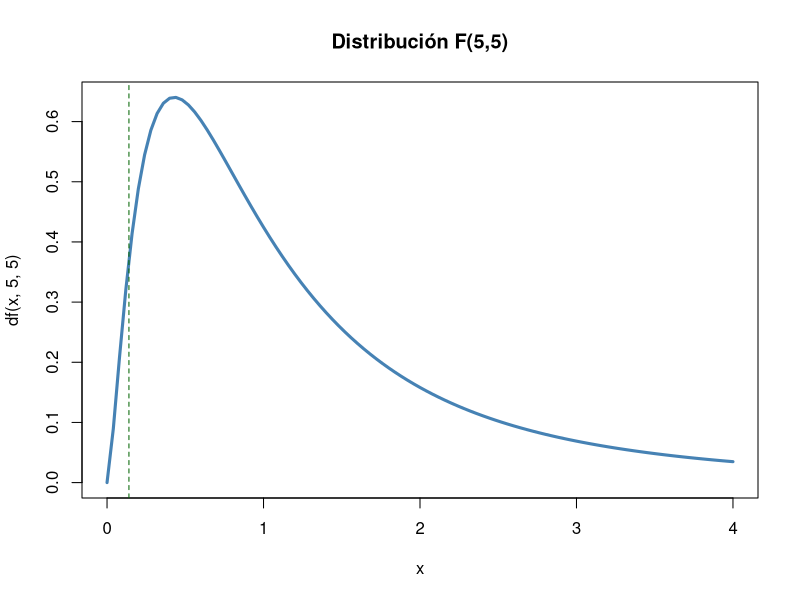
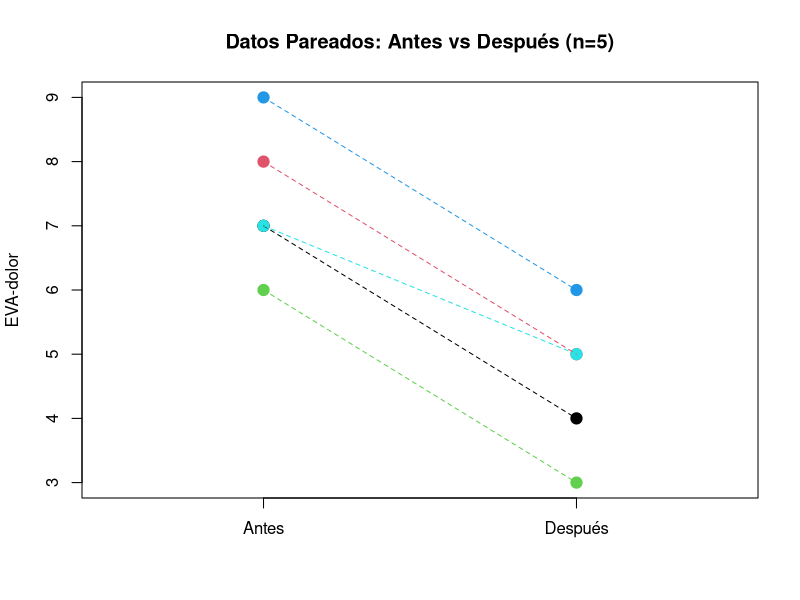
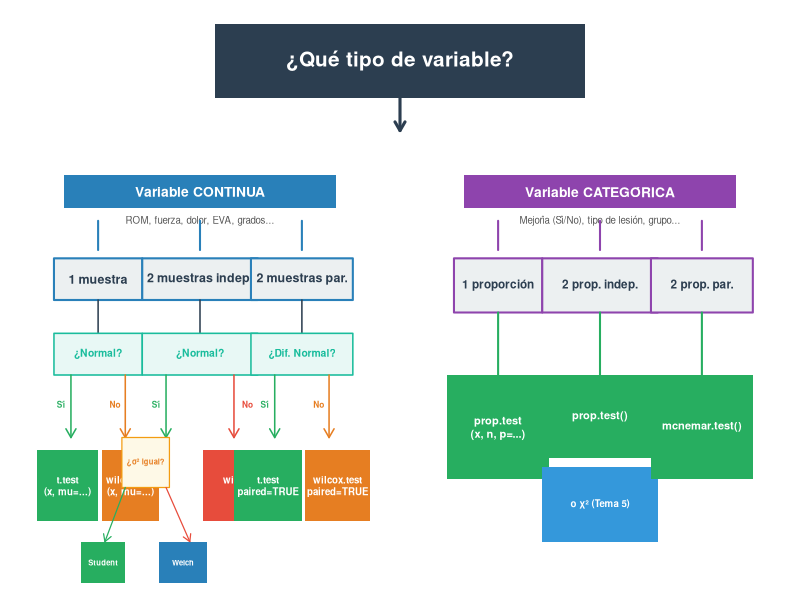
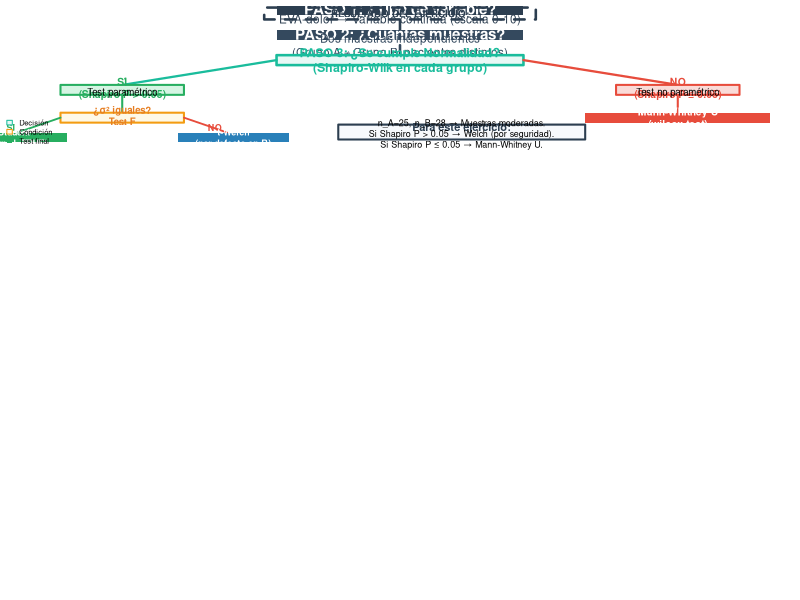
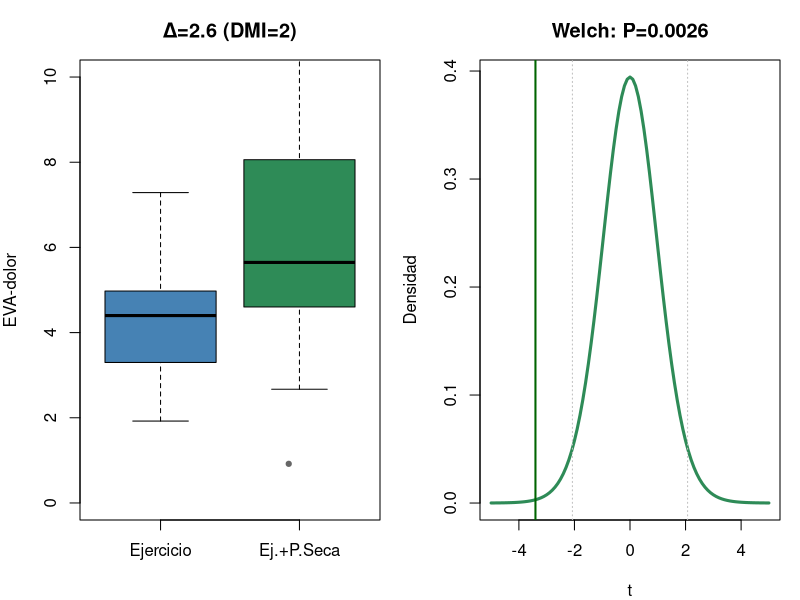

These figures' R source, in order:
## ---- chunk 1
g1<-c(125,132,128,135,130,126); g2<-c(140,148,142,155,138,150,145)
t.test(g1, g2)                     # Welch (recomendado — por defecto en R)
t.test(g1, g2, var.equal = TRUE)   # Student (solo si σ₁² = σ₂²)
## ---- chunk 2
var.test(g1, g2)
# P > 0.05 → varianzas iguales → Student
# P ≤ 0.05 → varianzas distintas → Welch
## ---- chunk 3
#| fig-height: 4.5
curve(df(x,5,5), 0, 4, lwd=3, col="steelblue", main="Distribución F(5,5)")
abline(v=c(qf(0.025,5,5), qf(0.975,5,5)), col="darkgreen", lty=2)
## ---- chunk 4
x1<-30; n1<-50; x2<-18; n2<-50
p_pool<-(x1+x2)/(n1+n2)
z<-(x1/n1-x2/n2)/sqrt(p_pool*(1-p_pool)*(1/n1+1/n2))
cat("z =", round(z,3), "P =", round(2*pnorm(-abs(z)),4),
    "\nDiferencia significativa: A > B (P = 0.016)")
## ---- chunk 5
#| fig-height: 4.5
a<-c(7,8,6,9,7); d<-c(4,5,3,6,5)
plot(rep(1:2,each=5), c(a,d), pch=19, col=rep(1:5,2), cex=1.5,
     xaxt="n", xlim=c(0.5,2.5), xlab="", ylab="EVA-dolor",
     main="Datos Pareados: Antes vs Después (n=5)")
axis(1, at=1:2, labels=c("Antes","Después"))
for(i in 1:5) lines(c(1,2), c(a[i],d[i]), col=i, lty=2)
## ---- chunk 6
a<-c(7,8,6,9,7); d<-c(4,5,3,6,5)
t.test(a, d, paired=TRUE)
# BioEstatR: testt(m = a, m1 = d, par = TRUE)
## ---- chunk 7
n12<-15; n21<-31
chi2<-(abs(n12-n21)-0.5)^2/(n12+n21)
P<-pchisq(chi2,1,lower.tail=FALSE)
cat("chi2 =", round(chi2,3), "P =", round(P,4),
    "\nTerapia B significativamente superior (P = 0.027)")
## ---- chunk 8
x <- c(122, 135, 128, 141, 131, 126, 146, 139)
theta0 <- 130
D <- x - theta0
cat("Diferencias Di:", D)
## ---- chunk 9
# Cálculo manual en R
Di <- x - theta0
absDi <- abs(Di)
rangos <- rank(absDi)
Wplus <- sum(rangos[Di > 0])
Wminus <- sum(rangos[Di < 0])
E_W <- length(x) * (length(x)+1) / 4
Var_W <- length(x) * (length(x)+1) * (2*length(x)+1) / 24
Z_manual <- (Wplus - E_W) / sqrt(Var_W)
P_manual <- 2 * pnorm(-abs(Z_manual))
cat(sprintf("W+ = %.0f | E[W+] = %.0f | Var(W+) = %.0f", Wplus, E_W, Var_W),
    sprintf("\nZ = %.3f | P = %.4f", Z_manual, P_manual),
    "\n--- Verificación con wilcox.test ---")
wt <- wilcox.test(x, mu = theta0, exact = FALSE)
cat(sprintf("V = %.0f | P = %.4f", wt$statistic, wt$p.value))
## ---- chunk 10
pre  <- c(7, 8, 6, 9, 7, 8)
post <- c(4, 5, 3, 6, 5, 4)
d <- post - pre
cat("Diferencias:", d)
## ---- chunk 11
# Verificación con R
wt_paired <- wilcox.test(post, pre, paired = TRUE, exact = FALSE)
cat(sprintf("W+ = %.1f | P = %.6f", wt_paired$statistic, wt_paired$p.value),
    "\nTodos los pacientes mejoraron → P < 0.05 (efecto significativo)")
## ---- chunk 12
# Cálculo manual en R
grupoA <- c(55, 62, 48, 70, 52)
grupoB <- c(72, 68, 75, 80, 65, 78)
todos <- c(grupoA, grupoB)
rangos <- rank(todos)
R_A <- sum(rangos[1:5])
R_B <- sum(rangos[6:11])
U_A <- R_A - 5*6/2
U_B <- R_B - 6*7/2
U <- min(U_A, U_B)
E_U <- 5*6/2
Var_U <- 5*6*12/12
Z_U <- (U - E_U) / sqrt(Var_U)
P_U <- 2 * pnorm(-abs(Z_U))
cat(sprintf("R_A=%.0f | R_B=%.0f | U_A=%.0f | U_B=%.0f | U=%.0f", R_A,R_B,U_A,U_B,U),
    sprintf("\nE[U]=%.0f | Var(U)=%.0f | Z=%.3f | P=%.4f", E_U, Var_U, Z_U, P_U),
    "\n--- Verificación con wilcox.test ---")
wt_mw <- wilcox.test(grupoA, grupoB, exact = FALSE)
cat(sprintf("W = %.0f | P = %.4f", wt_mw$statistic, wt_mw$p.value))
## ---- chunk 13
# Ejemplo signed-rank (una muestra) — datos de ROM
x <- c(122, 135, 128, 141, 131, 126, 146, 139)
cat("=== Wilcoxon signed-rank (una muestra) ===")
wilcox.test(x, mu = 130, exact = FALSE)

# Ejemplo Mann-Whitney (dos muestras independientes)
grupoA <- c(55, 62, 48, 70, 52)
grupoB <- c(72, 68, 75, 80, 65, 78)
cat("\n=== Mann-Whitney U ===")
wilcox.test(grupoA, grupoB, exact = FALSE)
## ---- chunk 14
delta<-5; s<-12; z_a<-qnorm(0.975); z_b<-qnorm(0.80)
n<-ceiling(2*(z_a+z_b)^2*s^2/delta^2)
cat("n por grupo =", n, "→ n total =", 2*n)
# BioEstatR: nm(d = 5, s = 12, potencia = 0.80)        # medias
# BioEstatR: np(x = c(30,18), n = c(50,50), d = 0.05)  # proporciones
## ---- chunk 15
delta<-5; s<-12; z_a<-qnorm(0.975); z_b<-qnorm(0.80)
n<-ceiling(2*(z_a+z_b)^2*s^2/delta^2)
cat("n =", n, "por grupo (total =", 2*n, ")")
## ---- chunk 16
# Simulamos datos con las estadísticas dadas
set.seed(42)
jovenes <- rnorm(20, 450, 89)
ancianos <- rnorm(16, 380, 96)
var.test(jovenes, ancianos)
## ---- chunk 17
# Student (varianzas iguales)
t.test(jovenes, ancianos, var.equal = TRUE)
# Welch (por seguridad, siempre recomendado)
t.test(jovenes, ancianos)
## ---- chunk 18
x1 <- 450; x2 <- 380; s1 <- 89; s2 <- 96; n1 <- 20; n2 <- 16
sp <- sqrt(((n1-1)*s1^2 + (n2-1)*s2^2) / (n1+n2-2))
dc <- (x1 - x2) / sp
t_val <- (x1 - x2) / (sp * sqrt(1/n1 + 1/n2))
omega2 <- (t_val^2 - 1) / (t_val^2 + n1 + n2 - 1)
cat("s_p =", round(sp,1), "\nd de Cohen =", round(dc,2),
    "→", ifelse(abs(dc)>=0.8,"GRANDE",ifelse(abs(dc)>=0.5,"MEDIANO","PEQUEÑO")),
    "\nOmega² =", round(omega2,3), "→", round(omega2*100,1), "% varianza explicada")
## ---- chunk 19
#| fig-height: 7.5
par(mar = c(2, 1, 3, 1), bg = "white")
layout(matrix(c(1,1,2,3), 2, 2, byrow = TRUE), heights = c(1, 3))

# ── PANEL SUPERIOR: Pregunta raíz ──
par(mar = c(0, 0, 0, 0))
plot(NA, xlim = c(0, 10), ylim = c(0, 1.5), axes = FALSE, xlab = "", ylab = "")
rect(2.5, 0.5, 7.5, 1.3, col = "#2c3e50", border = NA, lwd = 0)
text(5, 0.9, "¿Qué tipo de variable?", font = 2, cex = 1.5, col = "white")
arrows(5, 0.5, 5, 0.15, lwd = 3, col = "#2c3e50", length = 0.1)

# ── PANEL IZQUIERDO: Variables Continuas ──
par(mar = c(0, 1, 0, 1))
plot(NA, xlim = c(0, 10), ylim = c(0, 10), axes = FALSE, xlab = "", ylab = "")
# Title
rect(1, 9, 9, 9.8, col = "#2980b9", border = NA)
text(5, 9.4, "Variable CONTINUA", font = 2, cex = 1, col = "white")
text(5, 8.7, "ROM, fuerza, dolor, EVA, grados...", cex = 0.7, col = "#555")

# 3 columns
col_x <- c(2, 5, 8)  # centers of 3 columns

for (i in 1:3) {
  # Arrow from title to column
  segments(col_x[i], 8.7, col_x[i], 8, lwd = 2, col = "#2980b9")
  arrows(col_x[i], 8, col_x[i], 7.85, lwd = 0, col = "#2980b9", length = 0.08)
}

# Column 1: 1 muestra
rect(col_x[1]-1.3, 6.8, col_x[1]+1.3, 7.8, col = "#ecf0f1", border = "#2980b9", lwd = 2)
text(col_x[1], 7.3, "1 muestra", font = 2, cex = 0.9, col = "#2c3e50")
# Arrow down
segments(col_x[1], 6.8, col_x[1], 6, lwd = 1.5, col = "#2c3e50")
# Condition: ¿Normal?
rect(col_x[1]-1.3, 5, col_x[1]+1.3, 6, col = "#e8f8f5", border = "#1abc9c", lwd = 1.5)
text(col_x[1], 5.5, "¿Normal?", font = 2, cex = 0.75, col = "#1abc9c")
# Branches Sí/No
arrows(col_x[1]-0.8, 5, col_x[1]-0.8, 3.5, lwd = 1.5, col = "#27ae60", length = 0.1)
arrows(col_x[1]+0.8, 5, col_x[1]+0.8, 3.5, lwd = 1.5, col = "#e67e22", length = 0.1)
text(col_x[1]-1.1, 4.3, "Sí", cex = 0.6, col = "#27ae60", font = 2)
text(col_x[1]+0.5, 4.3, "No", cex = 0.6, col = "#e67e22", font = 2)
# Test boxes
rect(col_x[1]-1.8, 1.5, col_x[1], 3.2, col = "#27ae60", border = NA)
text(col_x[1]-0.9, 2.35, "t.test\n(x, mu=...)", font = 2, cex = 0.7, col = "white")
rect(col_x[1]+0.1, 1.5, col_x[1]+1.8, 3.2, col = "#e67e22", border = NA)
text(col_x[1]+0.95, 2.35, "wilcox.test\n(x, mu=...)", font = 2, cex = 0.7, col = "white")

# Column 2: 2 muestras independientes
rect(col_x[2]-1.7, 6.8, col_x[2]+1.7, 7.8, col = "#ecf0f1", border = "#2980b9", lwd = 2)
text(col_x[2], 7.3, "2 muestras indep.", font = 2, cex = 0.9, col = "#2c3e50")
segments(col_x[2], 6.8, col_x[2], 6, lwd = 1.5, col = "#2c3e50")
rect(col_x[2]-1.7, 5, col_x[2]+1.7, 6, col = "#e8f8f5", border = "#1abc9c", lwd = 1.5)
text(col_x[2], 5.5, "¿Normal?", font = 2, cex = 0.75, col = "#1abc9c")
# Sí branch → ¿varianzas?
arrows(col_x[2]-1, 5, col_x[2]-1, 3.5, lwd = 1.5, col = "#27ae60", length = 0.1)
text(col_x[2]-1.3, 4.3, "Sí", cex = 0.6, col = "#27ae60", font = 2)
rect(col_x[2]-2.3, 2.3, col_x[2]-0.9, 3.5, col = "#fef9e7", border = "#f39c12", lwd = 1.2)
text(col_x[2]-1.6, 2.9, "¿σ² igual?", font = 2, cex = 0.55, col = "#e67e22")
arrows(col_x[2]-2.2, 2.3, col_x[2]-2.8, 1, lwd = 1.2, col = "#27ae60", length = 0.08)
arrows(col_x[2]-1, 2.3, col_x[2]-0.3, 1, lwd = 1.2, col = "#e74c3c", length = 0.08)
rect(col_x[2]-3.5, 0, col_x[2]-2.2, 1, col = "#27ae60", border = NA)
text(col_x[2]-2.85, 0.5, "Student", font = 2, cex = 0.55, col = "white")
rect(col_x[2]-1.2, 0, col_x[2]+0.2, 1, col = "#2980b9", border = NA)
text(col_x[2]-0.5, 0.5, "Welch", font = 2, cex = 0.55, col = "white")
# No branch → Mann-Whitney
arrows(col_x[2]+1, 5, col_x[2]+1, 3.5, lwd = 1.5, col = "#e74c3c", length = 0.1)
text(col_x[2]+1.4, 4.3, "No", cex = 0.6, col = "#e74c3c", font = 2)
rect(col_x[2]+0.1, 1.5, col_x[2]+2.7, 3.2, col = "#e74c3c", border = NA)
text(col_x[2]+1.4, 2.35, "wilcox.test\n(x, y)", font = 2, cex = 0.7, col = "white")

# Column 3: 2 muestras pareadas
rect(col_x[3]-1.5, 6.8, col_x[3]+1.5, 7.8, col = "#ecf0f1", border = "#2980b9", lwd = 2)
text(col_x[3], 7.3, "2 muestras par.", font = 2, cex = 0.9, col = "#2c3e50")
segments(col_x[3], 6.8, col_x[3], 6, lwd = 1.5, col = "#2c3e50")
rect(col_x[3]-1.5, 5, col_x[3]+1.5, 6, col = "#e8f8f5", border = "#1abc9c", lwd = 1.5)
text(col_x[3], 5.5, "¿Dif. Normal?", font = 2, cex = 0.75, col = "#1abc9c")
arrows(col_x[3]-0.8, 5, col_x[3]-0.8, 3.5, lwd = 1.5, col = "#27ae60", length = 0.1)
arrows(col_x[3]+0.8, 5, col_x[3]+0.8, 3.5, lwd = 1.5, col = "#e67e22", length = 0.1)
text(col_x[3]-1.1, 4.3, "Sí", cex = 0.6, col = "#27ae60", font = 2)
text(col_x[3]+0.5, 4.3, "No", cex = 0.6, col = "#e67e22", font = 2)
rect(col_x[3]-2, 1.5, col_x[3], 3.2, col = "#27ae60", border = NA)
text(col_x[3]-1, 2.35, "t.test\npaired=TRUE", font = 2, cex = 0.7, col = "white")
rect(col_x[3]+0.1, 1.5, col_x[3]+2, 3.2, col = "#e67e22", border = NA)
text(col_x[3]+1.05, 2.35, "wilcox.test\npaired=TRUE", font = 2, cex = 0.7, col = "white")

# ── PANEL DERECHO: Variables Categóricas ──
par(mar = c(0, 1, 0, 1))
plot(NA, xlim = c(0, 10), ylim = c(0, 10), axes = FALSE, xlab = "", ylab = "")
# Title
rect(1, 9, 9, 9.8, col = "#8e44ad", border = NA)
text(5, 9.4, "Variable CATEGÓRICA", font = 2, cex = 1, col = "white")
text(5, 8.7, "Mejoría (Sí/No), tipo de lesión, grupo...", cex = 0.7, col = "#555")

# 3 columns
for (i in 1:3) {
  segments(col_x[i], 8.7, col_x[i], 8, lwd = 2, col = "#8e44ad")
  arrows(col_x[i], 8, col_x[i], 7.85, lwd = 0, col = "#8e44ad", length = 0.08)
}

# Column 1: 1 proporción
rect(col_x[1]-1.3, 6.5, col_x[1]+1.3, 7.8, col = "#ecf0f1", border = "#8e44ad", lwd = 2)
text(col_x[1], 7.15, "1 proporción", font = 2, cex = 0.85, col = "#2c3e50")
segments(col_x[1], 6.5, col_x[1], 5, lwd = 2, col = "#27ae60")
rect(col_x[1]-1.5, 2.5, col_x[1]+1.5, 5, col = "#27ae60", border = NA)
text(col_x[1], 3.75, "prop.test\n(x, n, p=...)", font = 2, cex = 0.8, col = "white")

# Column 2: 2 proporciones independientes
rect(col_x[2]-1.7, 6.5, col_x[2]+1.7, 7.8, col = "#ecf0f1", border = "#8e44ad", lwd = 2)
text(col_x[2], 7.15, "2 prop. indep.", font = 2, cex = 0.85, col = "#2c3e50")
segments(col_x[2], 6.5, col_x[2], 5, lwd = 2, col = "#27ae60")
rect(col_x[2]-1.7, 3, col_x[2]+1.7, 5, col = "#27ae60", border = NA)
text(col_x[2], 4, "prop.test()", font = 2, cex = 0.8, col = "white")
rect(col_x[2]-1.7, 1, col_x[2]+1.7, 2.8, col = "#3498db", border = NA)
text(col_x[2], 1.9, "o χ² (Tema 5)", font = 2, cex = 0.7, col = "white")

# Column 3: 2 proporciones pareadas
rect(col_x[3]-1.5, 6.5, col_x[3]+1.5, 7.8, col = "#ecf0f1", border = "#8e44ad", lwd = 2)
text(col_x[3], 7.15, "2 prop. par.", font = 2, cex = 0.85, col = "#2c3e50")
segments(col_x[3], 6.5, col_x[3], 5, lwd = 2, col = "#27ae60")
rect(col_x[3]-1.5, 2.5, col_x[3]+1.5, 5, col = "#27ae60", border = NA)
text(col_x[3], 3.75, "mcnemar.test()", font = 2, cex = 0.8, col = "white")
## ---- chunk 20
#| fig-height: 6.5
par(mar = c(0, 0, 0, 0))
plot(NA, xlim = c(0, 12), ylim = c(0, 14), axes = FALSE, xlab = "", ylab = "")

# ── Paso 1 ──
rect(4, 13, 8, 14, col = "#2c3e50", border = NA, lwd = 0)
text(6, 13.5, "PASO 1: ¿Tipo de variable?", font = 2, cex = 1.1, col = "white")
text(6, 12.5, "EVA-dolor → Variable continua (escala 0-10)", cex = 0.85, col = "#2c3e50")
segments(6, 12.5, 6, 11.5, lwd = 2.5, col = "#2c3e50")

# ── Paso 2 ──
rect(4, 10.5, 8, 11.5, col = "#34495e", border = NA)
text(6, 11, "PASO 2: ¿Cuántas muestras?", font = 2, cex = 1.1, col = "white")
text(6, 10, "Dos muestras independientes\n(Grupo A ≠ Grupo B, pacientes distintos)", cex = 0.85, col = "#34495e")
segments(6, 10, 6, 9, lwd = 2.5, col = "#34495e")

# ── Paso 3 ── Decisión: ¿Normalidad?
rect(4, 8, 8, 9, col = "#e8f8f5", border = "#1abc9c", lwd = 2.5)
text(6, 8.5, "PASO 3: ¿Se cumple Normalidad?\n(Shapiro-Wilk en cada grupo)", font = 2, cex = 0.9, col = "#1abc9c")

# Ramas desde Paso 3
segments(4, 8.5, 1.5, 6, lwd = 2.2, col = "#1abc9c")
segments(8, 8.5, 10.5, 6, lwd = 2.2, col = "#e74c3c")

# Rama SÍ: Normalidad
rect(0.5, 5, 2.5, 6, col = "#d5f5e3", border = "#27ae60", lwd = 2)
text(1.5, 5.7, "SÍ\n(Shapiro P > 0.05)", font = 2, cex = 0.75, col = "#27ae60")
text(1.5, 5.2, "Test paramétrico", cex = 0.7)

segments(1.5, 5, 1.5, 3.2, lwd = 2, col = "#27ae60")

# Sub-rama: ¿varianzas iguales?
rect(0.5, 2.2, 2.5, 3.2, col = "#fef9e7", border = "#f39c12", lwd = 2)
text(1.5, 2.9, "¿σ² iguales?\nTest F", font = 2, cex = 0.7, col = "#e67e22")

segments(0.5, 2.7, -0.2, 1.2, lwd = 1.8, col = "#27ae60")
segments(2.5, 2.7, 3.2, 1.2, lwd = 1.8, col = "#e74c3c")

text(-0.3, 1.7, "SÍ", font = 2, cex = 0.65, col = "#27ae60")
rect(-1.2, 0.2, 0.6, 1.2, col = "#27ae60", border = NA)
text(-0.3, 0.7, "t-Student\n(var.equal=TRUE)", font = 2, cex = 0.65, col = "white")

text(3.0, 1.7, "NO", font = 2, cex = 0.65, col = "#e74c3c")
rect(2.4, 0.2, 4.2, 1.2, col = "#2980b9", border = NA)
text(3.3, 0.7, "t-Welch\n(por defecto en R)", font = 2, cex = 0.65, col = "white")

# Rama NO: No Normalidad
rect(9.5, 5, 11.5, 6, col = "#fadbd8", border = "#e74c3c", lwd = 2)
text(10.5, 5.7, "NO\n(Shapiro P ≤ 0.05)", font = 2, cex = 0.75, col = "#e74c3c")
text(10.5, 5.2, "Test no paramétrico", cex = 0.7)

segments(10.5, 5, 10.5, 3.2, lwd = 2, col = "#e74c3c")

rect(9, 2.2, 12, 3.2, col = "#e74c3c", border = NA)
text(10.5, 2.7, "Mann-Whitney U\n(wilcox.test)", font = 2, cex = 0.75, col = "white")

# ── Paso 4 ── Resultado
rect(3.8, 12.6, 8.2, 13.8, col = NA, border = "#2c3e50", lwd = 2.5, lty = 2)
text(6, 13.2, "RESULTADO DEL EJERCICIO:", cex = 0.7, font = 2, col = "#2c3e50")

# ── Resumen para este caso
rect(5, 0.5, 9, 2, col = "#f7f9fc", border = "#2c3e50", lwd = 2)
text(7, 1.6, "Para este ejercicio:", font = 2, cex = 0.8, col = "#2c3e50")
text(7, 1.1, "n_A=25, n_B=28 → Muestras moderadas.\nSi Shapiro P > 0.05 → Welch (por seguridad).\nSi Shapiro P ≤ 0.05 → Mann-Whitney U.", cex = 0.65)

# Leyenda
legend("bottomleft", c("Decisión", "Condición", "Test final"),
       fill = c("#e8f8f5", "#fef9e7", "#27ae60"),
       border = c("#1abc9c", "#f39c12", NA), cex = 0.55, bty = "n")
## ---- chunk 21
#| fig-height: 5.5
set.seed(123)
n1<-15; m1<-4.2; s1<-1.8; n2<-12; m2<-6.8; s2<-2.1
gA<-rnorm(n1,m1,s1); gB<-rnorm(n2,m2,s2)
se<-sqrt(s1^2/n1+s2^2/n2); t_stat<-(m1-m2)/se
gl_num<-(s1^2/n1+s2^2/n2)^2
gl_den<-(s1^2/n1)^2/(n1-1)+(s2^2/n2)^2/(n2-1)
p<-2*pt(-abs(t_stat),gl_num/gl_den)

par(mfrow=c(1,2), mar=c(4,4,3,1))
# Panel 1: Boxplot comparativo
boxplot(gA, gB, names=c("Ejercicio","Ej.+P.Seca"), col=c("steelblue","seagreen"),
        ylab="EVA-dolor", ylim=c(0,10), main=paste0("Δ=", round(m2-m1,1)," (DMI=2)"))
stripchart(list(A=gA,B=gB), method="jitter", pch=19, col="grey40", add=TRUE, cex=0.7)
# Panel 2: Distribución t de Welch
curve(dt(x, round(gl_num/gl_den)), -5, 5, lwd=3, col="seagreen",
      main=paste0("Welch: P=", round(p,4)), xlab="t", ylab="Densidad")
abline(v=c(-qt(0.975,round(gl_num/gl_den)), qt(0.975,round(gl_num/gl_den))), col="grey", lty=3)
abline(v=t_stat, col="darkgreen", lwd=2)
par(mfrow=c(1,1))

cat("t =", round(t_stat,2), "gl ≈", round(gl_num/gl_den,1), "P =", round(p,4),
    "\nΔ =", round(m2-m1,1), "> DMI=2 → clínicamente relevante")
